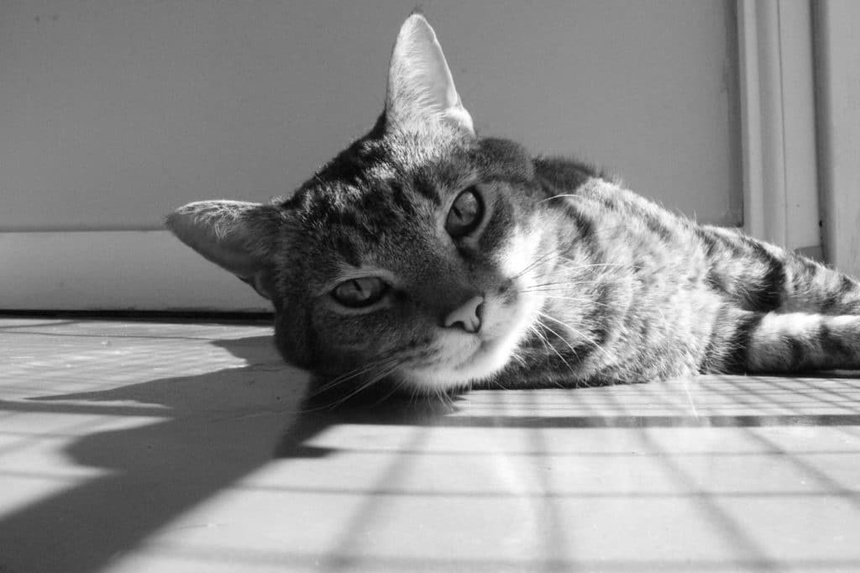
#> input picture lab-4/cat.jpg, 860 x 573 px, shrunk from 1024 x 682 before the run
$ jupyter execute lab-4.ipynb
#> lines starting #> are read from the running program, lines starting #| are printed output that depends on the picture
[cell 1]
import numpy as np
import cv2
import matplotlib.pyplot as plt
from scipy.ndimage import minimum_filter, maximum_filter

[cell 2]
image = cv2.imread('./cat.jpg')
#> image is the input picture: shape (573, 860, 3); min 0, max 255, mean 141.3

plt.figure(figsize=(5, 5))
plt.imshow(image)
plt.title("Original Image")
plt.axis('off')
plt.show()

[cell 3]
## Median filter
median_filtered = cv2.medianBlur(image, 3)
plt.figure(figsize=(5, 5))
plt.imshow(median_filtered)
plt.title("Median Filtered Image")
plt.axis('off')
plt.show()

[cell 4]
# Min filter
plt.figure(figsize=(10, 5))

min_filtered = minimum_filter(image, size=3)
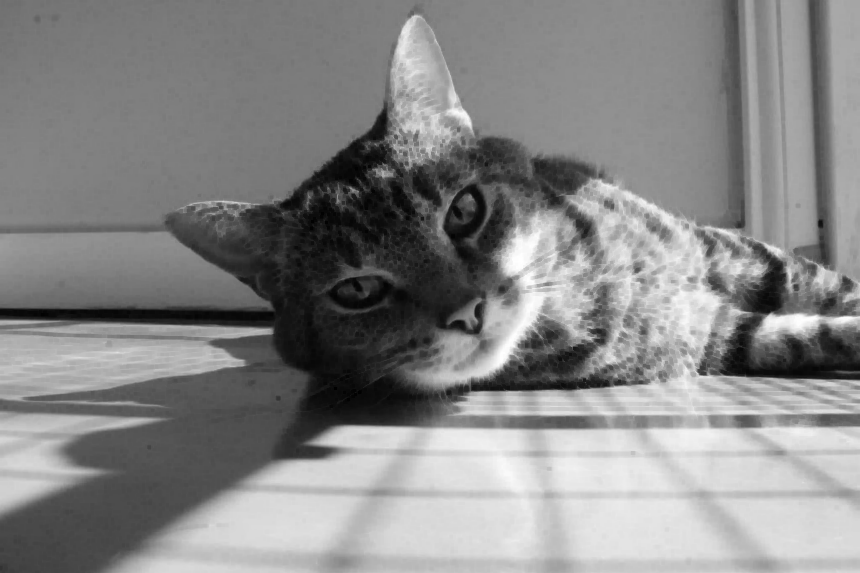
#> min_filtered: shape (573, 860, 3); min 0, max 255, mean 134.8

plt.subplot(1, 2, 1)
plt.imshow(min_filtered)
plt.title("Min Filtered Image")
plt.axis('off')

# Max filter
max_filtered = maximum_filter(image, size=3)
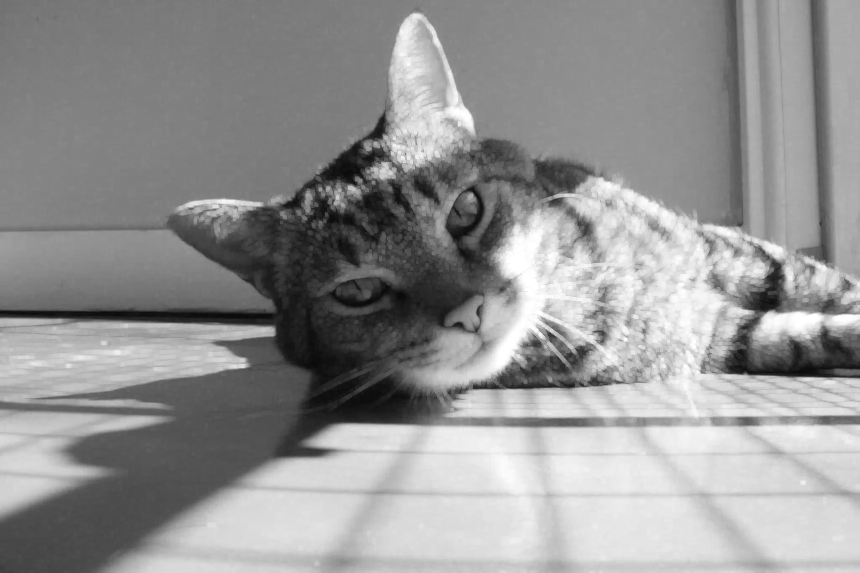
#> max_filtered: shape (573, 860, 3); min 9, max 255, mean 147.9

plt.subplot(1,2,2)
plt.imshow(max_filtered)
plt.title("Max Filtered Image")
plt.axis('off')
plt.show()
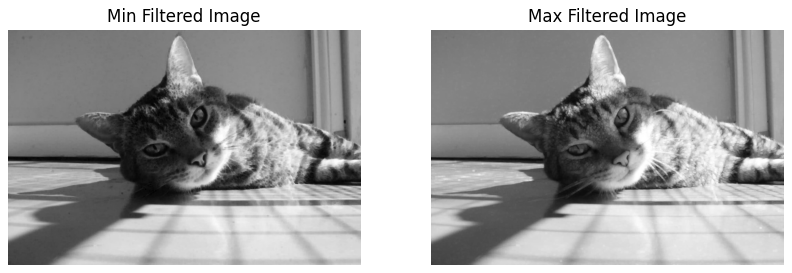
#> figure drawn by matplotlib, 2 panels

[cell 5]
rgb_image = cv2.imread('./flower.jpg')
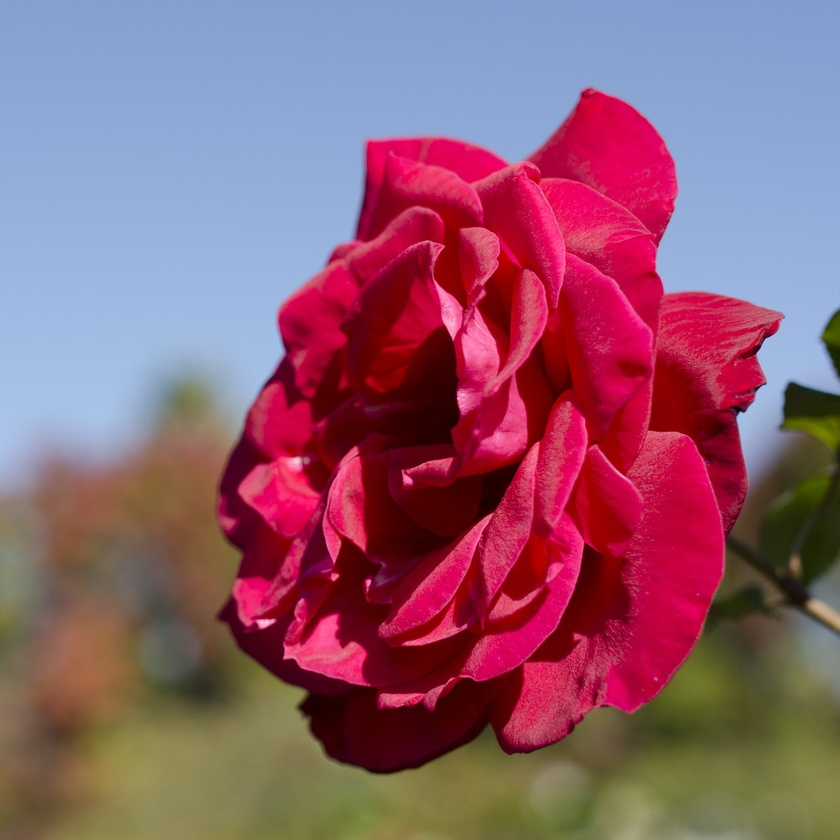
#> input picture lab-4/flower.jpg, 840 x 840 px, shrunk from 1000 x 1000 before the run
#> rgb_image is the input picture: shape (840, 840, 3); mean B, G, R 112.2, 93.7, 142.1

plt.figure(figsize=(5, 5))
plt.imshow(rgb_image)
plt.title("Original Image")
plt.axis('off')
plt.show()

[cell 6]
plt.figure(figsize=(12, 5))

## Median filter
median_filtered = cv2.medianBlur(rgb_image, 3)
#> median_filtered: shape (840, 840, 3)

plt.subplot(1, 3, 1)
plt.imshow(median_filtered)
plt.title("Median Filtered Image")
plt.axis('off')

# Min filter
min_filtered = minimum_filter(rgb_image, size=3)
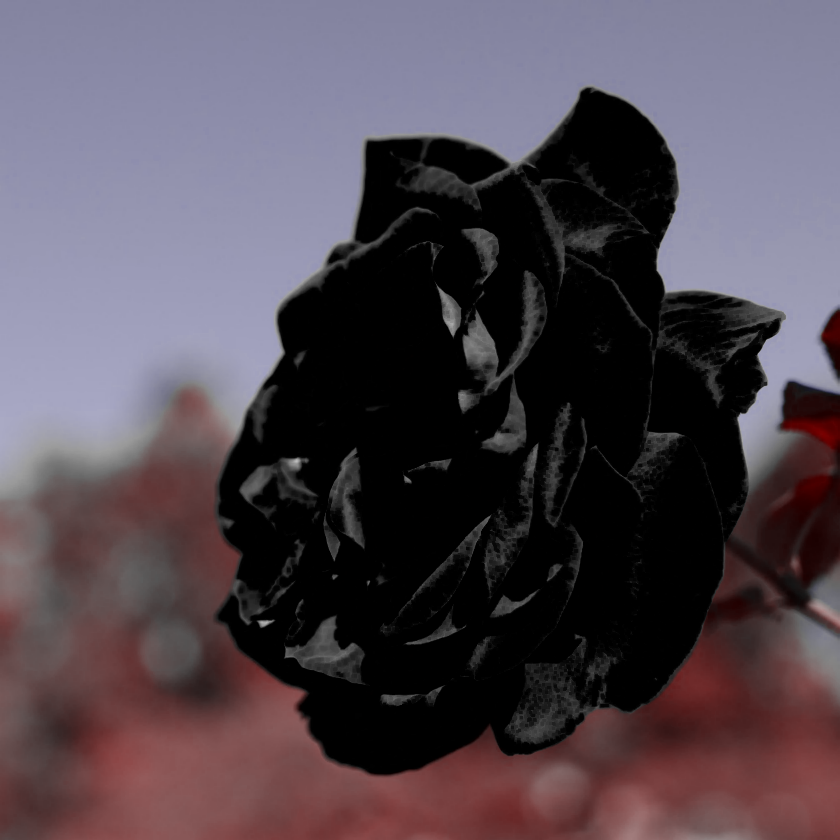
#> min_filtered: shape (840, 840, 3); mean B, G, R 80.2, 71.1, 81.1
plt.subplot(1,3,2)
plt.imshow(min_filtered)
plt.title("Min Filtered Image")
plt.axis('off')

# Max filter
max_filtered = maximum_filter(rgb_image, size=3)
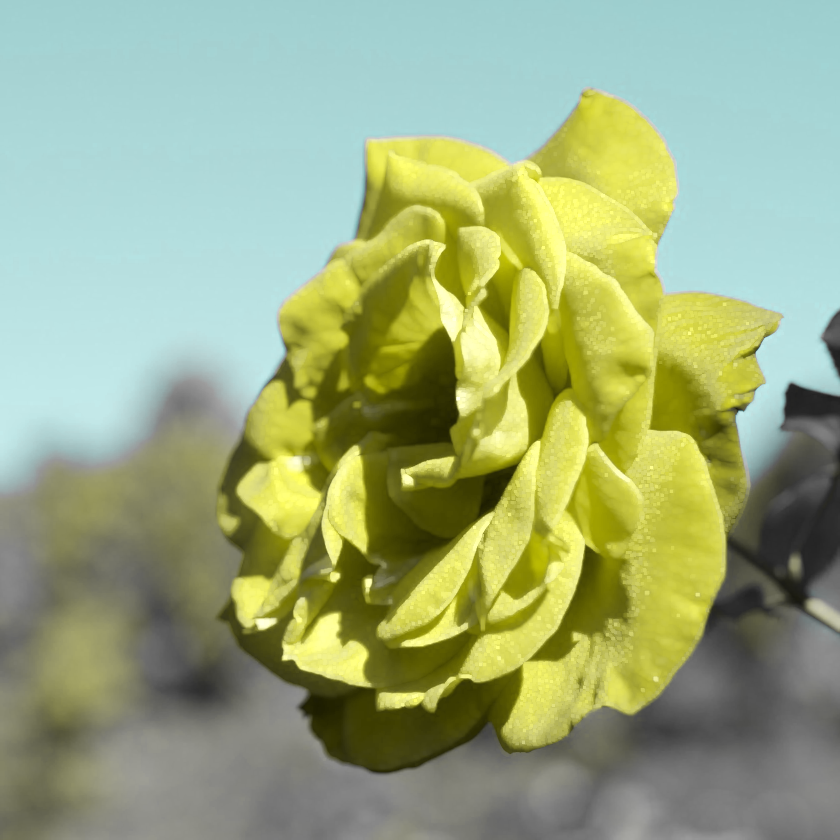
#> max_filtered: shape (840, 840, 3); mean B, G, R 126.7, 170.2, 155.4

plt.subplot(1,3,3)
plt.imshow(max_filtered)
plt.title("Max Filtered Image")
plt.axis('off')
plt.show()
#> figure, not shown here; B, G, R data is drawn as R, G, B
